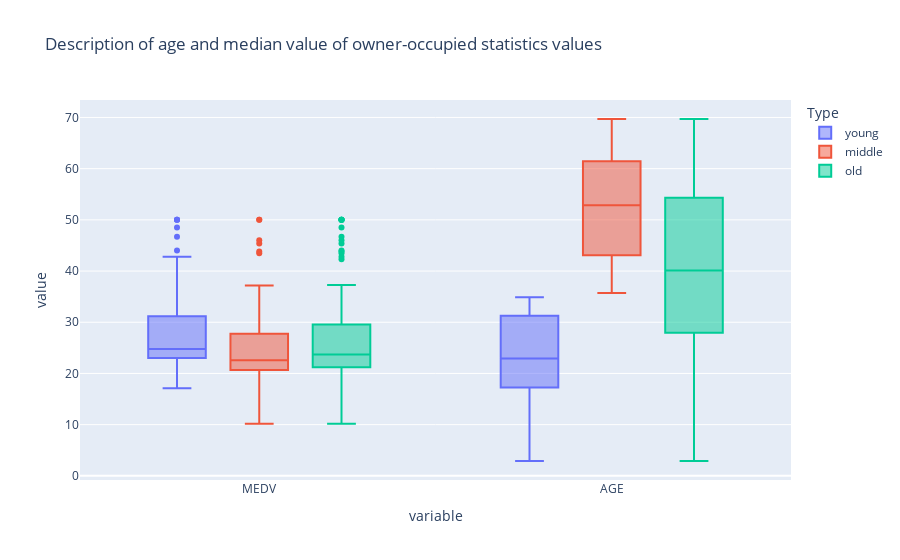

Here is the notebook cell this chart was saved with:
### Code cell
age_groups = pd.DataFrame(columns=['AGE', 'MEDV'])

age_young= boston_df[boston_df.AGE <= 35][['AGE','MEDV']]
age_young['Type']='young'

age_mid = boston_df[boston_df.eval('AGE > 35 & AGE < 70')][['AGE','MEDV']]
age_mid['Type']='middle'

age_old = boston_df[boston_df.AGE <= 70][['AGE','MEDV']]
age_old['Type']='old'

age_groups = pd.concat([age_young, age_mid, age_old])

px.box(age_groups, y=['MEDV','AGE'], color='Type',
       title='Description of age and median value of owner-occupied statistics values')

### Figure 1 — Plotly figure (JSON) as saved in the notebook; plotly's stock layout.template omitted (floating-point values rounded to 4 significant figures; data arrays with more than 128 entries replaced by an {"elided": "..."} marker saying what was removed)
{"data": [{"alignmentgroup": "True", "hovertemplate": "Type=young<br>variable=%{x}<br>value=%{y}<extra></extra>", "legendgroup": "young", "marker": {"color": "#636efa"}, "name": "young", "notched": false, "offsetgroup": "young", "orientation": "v", "showlegend": true, "type": "box", "x": {"elided": "182 str values"}, "x0": " ", "xaxis": "x", "y": {"elided": "182 float values"}, "y0": " ", "yaxis": "y"}, {"alignmentgroup": "True", "hovertemplate": "Type=middle<br>variable=%{x}<br>value=%{y}<extra></extra>", "legendgroup": "middle", "marker": {"color": "#EF553B"}, "name": "middle", "notched": false, "offsetgroup": "middle", "orientation": "v", "showlegend": true, "type": "box", "x": {"elided": "256 str values"}, "x0": " ", "xaxis": "x", "y": {"elided": "256 float values"}, "y0": " ", "yaxis": "y"}, {"alignmentgroup": "True", "hovertemplate": "Type=old<br>variable=%{x}<br>value=%{y}<extra></extra>", "legendgroup": "old", "marker": {"color": "#00cc96"}, "name": "old", "notched": false, "offsetgroup": "old", "orientation": "v", "showlegend": true, "type": "box", "x": {"elided": "438 str values"}, "x0": " ", "xaxis": "x", "y": {"elided": "438 float values"}, "y0": " ", "yaxis": "y"}], "layout": {"boxmode": "group", "legend": {"title": {"text": "Type"}, "tracegroupgap": 0}, "title": {"text": "Description of age and median value of owner-occupied statistics values"}, "xaxis": {"anchor": "y", "domain": [0, 1], "title": {"text": "variable"}}, "yaxis": {"anchor": "x", "domain": [0, 1], "title": {"text": "value"}}}}
